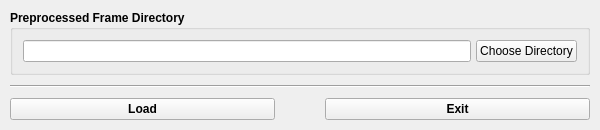
<?xml version="1.0" encoding="UTF-8"?>
<ui version="4.0">
 <class>MainLoader</class>
 <widget class="QMainWindow" name="MainLoader">
  <property name="geometry">
   <rect>
    <x>0</x>
    <y>0</y>
    <width>600</width>
    <height>130</height>
   </rect>
  </property>
  <property name="sizePolicy">
   <sizepolicy hsizetype="Preferred" vsizetype="Preferred">
    <horstretch>0</horstretch>
    <verstretch>0</verstretch>
   </sizepolicy>
  </property>
  <property name="minimumSize">
   <size>
    <width>600</width>
    <height>130</height>
   </size>
  </property>
  <property name="maximumSize">
   <size>
    <width>16777215</width>
    <height>210</height>
   </size>
  </property>
  <property name="windowTitle">
   <string>MEGIT ROI Modification Loader</string>
  </property>
  <widget class="QWidget" name="loaderWidget">
   <layout class="QVBoxLayout" name="loaderLayout">
    <property name="spacing">
     <number>10</number>
    </property>
    <property name="leftMargin">
     <number>10</number>
    </property>
    <property name="topMargin">
     <number>10</number>
    </property>
    <property name="rightMargin">
     <number>10</number>
    </property>
    <property name="bottomMargin">
     <number>10</number>
    </property>
    <item>
     <widget class="QGroupBox" name="inputGroup">
      <property name="font">
       <font>
        <weight>75</weight>
        <bold>true</bold>
       </font>
      </property>
      <property name="title">
       <string>Preprocessed Frame Directory</string>
      </property>
      <layout class="QHBoxLayout" name="inputLayout">
       <property name="spacing">
        <number>5</number>
       </property>
       <property name="leftMargin">
        <number>10</number>
       </property>
       <property name="topMargin">
        <number>10</number>
       </property>
       <property name="rightMargin">
        <number>10</number>
       </property>
       <property name="bottomMargin">
        <number>10</number>
       </property>
       <item>
        <widget class="QLineEdit" name="inputPath">
         <property name="font">
          <font>
           <weight>50</weight>
           <bold>false</bold>
          </font>
         </property>
        </widget>
       </item>
       <item>
        <widget class="QPushButton" name="inputButton">
         <property name="minimumSize">
          <size>
           <width>100</width>
           <height>0</height>
          </size>
         </property>
         <property name="font">
          <font>
           <weight>50</weight>
           <bold>false</bold>
          </font>
         </property>
         <property name="text">
          <string>Choose Directory</string>
         </property>
        </widget>
       </item>
      </layout>
     </widget>
    </item>
    <item>
     <widget class="Line" name="sepLine">
      <property name="orientation">
       <enum>Qt::Horizontal</enum>
      </property>
     </widget>
    </item>
    <item>
     <layout class="QHBoxLayout" name="controlLayout">
      <property name="spacing">
       <number>50</number>
      </property>
      <property name="leftMargin">
       <number>0</number>
      </property>
      <property name="topMargin">
       <number>0</number>
      </property>
      <property name="rightMargin">
       <number>0</number>
      </property>
      <property name="bottomMargin">
       <number>0</number>
      </property>
      <item>
       <widget class="QPushButton" name="loadButton">
        <property name="font">
         <font>
          <weight>75</weight>
          <bold>true</bold>
         </font>
        </property>
        <property name="text">
         <string>Load</string>
        </property>
       </widget>
      </item>
      <item>
       <widget class="QPushButton" name="exitButton">
        <property name="font">
         <font>
          <weight>75</weight>
          <bold>true</bold>
         </font>
        </property>
        <property name="text">
         <string>Exit</string>
        </property>
       </widget>
      </item>
     </layout>
    </item>
   </layout>
  </widget>
 </widget>
 <resources/>
 <connections/>
</ui>
